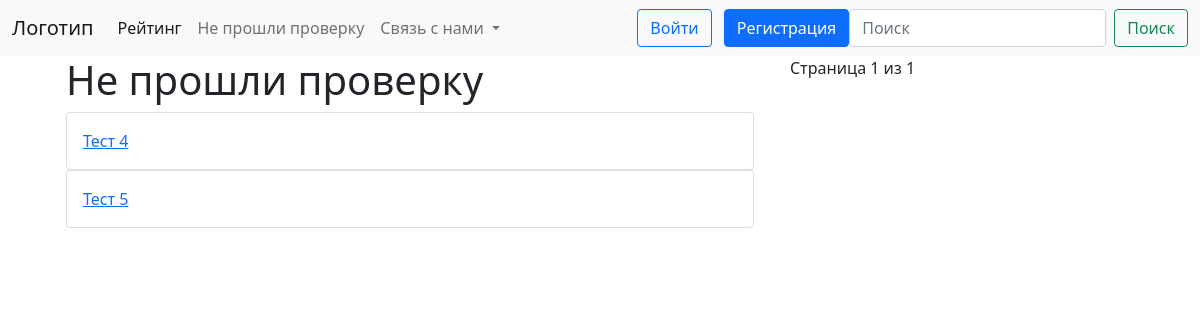
The page /failed on the database as committed earlier.
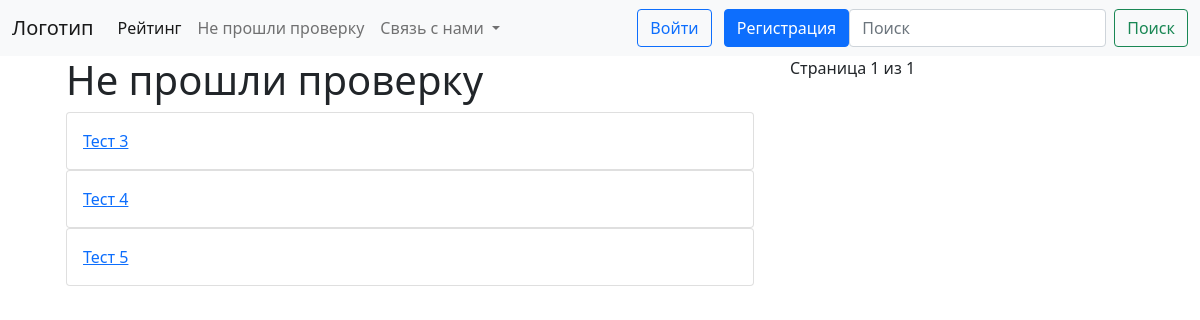
The same page on the database as committed later.
### Home/models.py (models this page shows, shortened)
class rating(models.Model):
    name = models.CharField('Название канала', max_length=120)
    photo = models.ImageField(null=True, blank=True, upload_to="images/")
    url = models.URLField('Ссылка на канал')
    text = models.TextField('Текст', null=True, blank=True)
    content = models.TextField('Содержание', null=True, blank=True)
    date = models.DateField('Дата публикации', null=True, blank=True)
    rating = models.IntegerField('Рейтинг', null=True, blank=True)
    passed = models.BooleanField('Прошел ли проверку?')

### rating/views.py (the view)
# urls.py: path('failed', views.failed, name='failed')
def failed(request):
    rat = Paginator(rating.objects.all(), 8)
    page = request.GET.get('page')
    chanels = rat.get_page(page)
    return render(request, 'rating/failed.html',
                  {'chanels': chanels})

### members/templates/rating/failed.html (shortened to what this page needs)
{% extends 'base.html' %}
{% block content %}
<div class="container">
    <div class="row">
    <div class="col-8">
<div class="container">
    <h1>Не прошли проверку</h1>
    {% for ratings in chanels %}
      {% if ratings.passed == False %}
        <div class="card">
            <div class="card-body">
                <a href="{% url 'page' ratings.id %}"> {{ ratings.name }} </a>
            </div>
        </div>
      {% endif %}
    {% endfor %}
</div>
    </div>
                Страница {{ chanels.number }} из {{ chanels.paginator.num_pages }}
</div>
{% endblock %}

Rows that differ between the two databases and show on the page:
now on this page (row edited): rating: name "Тест 3"
